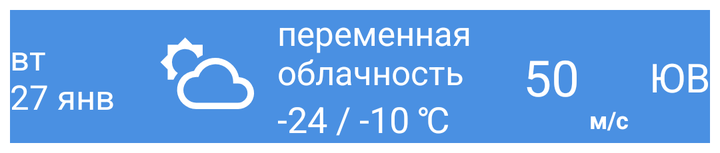
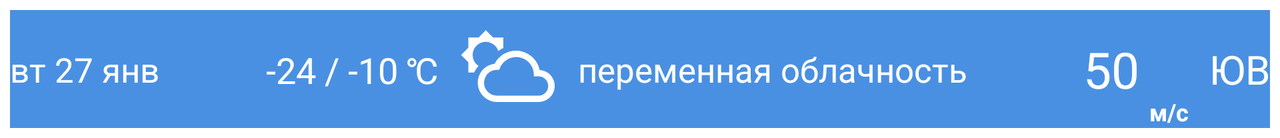

An Android layout and its configuration variant, each rendered on a device that would load it. The default file and the variant file are quoted in full after the pictures.
<!-- AndroidManifest.xml: application theme Theme.NatifeWeather -->
<!-- res/layout/list_forecast.xml -->
<?xml version="1.0" encoding="utf-8"?>
<androidx.constraintlayout.widget.ConstraintLayout
    xmlns:android="http://schemas.android.com/apk/res/android"
    xmlns:app="http://schemas.android.com/apk/res-auto"
    xmlns:tools="http://schemas.android.com/tools"
    android:layout_width="match_parent"
    android:layout_height="wrap_content"
    android:background="@color/blue"
    android:layout_margin="5sp"
    >

    <TextView
        android:id="@+id/date_list"
        android:layout_width="0dp"
        android:layout_height="wrap_content"
        android:text="вт\n27 янв"
        android:textColor="@color/white"
        android:textSize="17sp"

        app:layout_constraintBottom_toBottomOf="parent"
        app:layout_constraintStart_toStartOf="parent"
        app:layout_constraintTop_toTopOf="parent" />

    <androidx.constraintlayout.widget.ConstraintLayout
        android:id="@+id/details_field_list"
        android:layout_width="wrap_content"
        android:layout_height="wrap_content"
        app:layout_constraintBottom_toBottomOf="parent"
        app:layout_constraintEnd_toStartOf="@+id/wind_field_list"
        app:layout_constraintStart_toEndOf="@+id/date_list"
        app:layout_constraintTop_toTopOf="parent">

        <ImageView
            android:id="@+id/forecast_icon_list"
            android:layout_width="50sp"
            android:layout_height="50sp"
            android:src="@drawable/ic_white_day_cloudy"
            app:layout_constraintBottom_toBottomOf="parent"
            app:layout_constraintStart_toStartOf="parent"
            app:layout_constraintTop_toTopOf="parent"
            />

        <TextView
            android:id="@+id/temperature_field_list"
            android:layout_width="wrap_content"
            android:layout_height="wrap_content"
            android:text="-24 / -10 ℃"
            android:textColor="@color/white"
            android:textSize="18sp"
            app:layout_constraintBottom_toBottomOf="parent"
            app:layout_constraintStart_toEndOf="@+id/forecast_icon_list"
            app:layout_constraintTop_toBottomOf="@+id/description_field_list"
            android:layout_marginLeft="10sp"/>

        <TextView
            android:id="@+id/description_field_list"
            android:layout_width="wrap_content"
            android:layout_height="wrap_content"
            android:text="переменная\nоблачность"
            android:textColor="@color/white"
            android:textSize="17sp"
            app:layout_constraintStart_toEndOf="@+id/forecast_icon_list"
            app:layout_constraintTop_toTopOf="parent"
            android:layout_marginLeft="10sp"
            />
    </androidx.constraintlayout.widget.ConstraintLayout>

    <androidx.constraintlayout.widget.ConstraintLayout
        android:id="@+id/wind_field_list"
        android:layout_width="wrap_content"
        android:layout_height="wrap_content"
        app:layout_constraintBottom_toBottomOf="parent"
        app:layout_constraintEnd_toEndOf="parent"
        app:layout_constraintTop_toTopOf="parent">

        <TextView
            android:id="@+id/wind_speed_list"
            android:layout_width="wrap_content"
            android:layout_height="wrap_content"
            android:text="50"
            android:textColor="@color/white"
            android:textSize="25sp"
            android:layout_marginLeft="5sp"
            app:layout_constraintBottom_toBottomOf="parent"
            app:layout_constraintStart_toStartOf="parent"
            app:layout_constraintTop_toTopOf="parent" />

        <ImageView
            android:id="@+id/wind_icon_list"
            android:layout_width="30sp"
            android:layout_height="30sp"
            android:layout_marginLeft="5sp"
            app:layout_constraintStart_toEndOf="@id/wind_speed_list"
            app:layout_constraintTop_toTopOf="@id/wind_speed_list" />

        <TextView
            android:id="@+id/wind_units_list"
            android:layout_width="wrap_content"
            android:layout_height="wrap_content"
            android:text="м/с"
            android:textColor="@color/white"
            android:textSize="12sp"
            android:textStyle="bold"
            app:layout_constraintBottom_toBottomOf="parent"
            app:layout_constraintStart_toStartOf="@id/wind_icon_list"
            app:layout_constraintTop_toBottomOf="@id/wind_icon_list" />

        <TextView
            android:id="@+id/wind_direct_list"
            android:layout_width="wrap_content"
            android:layout_height="wrap_content"
            android:text="ЮВ"
            android:textColor="@color/white"
            android:textSize="20sp"
            app:layout_constraintBottom_toBottomOf="parent"
            app:layout_constraintStart_toEndOf="@id/wind_icon_list"
            app:layout_constraintTop_toTopOf="parent" />

    </androidx.constraintlayout.widget.ConstraintLayout>

</androidx.constraintlayout.widget.ConstraintLayout>
<!-- resources referenced by this layout -->
<resources>
  <color name="blue">#4A90E2</color>
  <color name="white">#FFFFFFFF</color>
  <!-- drawable ic_white_day_cloudy (drawable) -->
  <vector android:height="200dp" android:viewportHeight="36"
      android:viewportWidth="36" android:width="200dp" xmlns:android="http://schemas.android.com/apk/res/android">
      <path android:fillColor="#fff" android:pathData="M5.28,12.84A4.72,4.72 0,0 1,14.5 11.4a10.4,10.4 0,0 1,1.87 -1.12l-0.05,0V6.53H12.63L10,3.92 7.41,6.53H3.71v3.7L1.1,12.84l2.61,2.61v3.7H5.8a8.89,8.89 0,0 1,1.58 -2.38A4.73,4.73 0,0 1,5.28 12.84Z"/>
      <path android:fillColor="#fff" android:pathData="M29.39,18.25A8.66,8.66 0,0 0,14.59 14a8.28,8.28 0,0 0,-1.38 1.93A6.94,6.94 0,0 0,14 29.76L29,29.76a5.76,5.76 0,0 0,0.4 -11.51ZM28.99,27.45L14,27.45a4.62,4.62 0,0 1,-4.63 -4.62,4.58 4.58,0 0,1 0.27,-1.49 4.14,4.14 0,0 1,0.26 -0.61A4.59,4.59 0,0 1,14 18.2h0.82a6.48,6.48 0,0 1,1.54 -2.68,6.36 6.36,0 0,1 10.94,4.41v0.58L29,20.51a3.47,3.47 0,1 1,0 6.94Z"/>
  </vector>
  <style name="Theme.NatifeWeather" parent="Theme.MaterialComponents.DayNight.NoActionBar">
          
          <item name="colorPrimary">@color/purple_500</item>
          <item name="colorPrimaryVariant">@color/blue</item>
          <item name="colorOnPrimary">@color/white</item>
          
          <item name="colorSecondary">@color/teal_200</item>
          <item name="colorSecondaryVariant">@color/teal_700</item>
          <item name="colorOnSecondary">@color/black</item>
          
          <item name="android:statusBarColor" tools:targetApi="l">?attr/colorPrimaryVariant</item>
          
      </style>
  <color name="purple_500">#FF6200EE</color>
  <color name="teal_200">#FF03DAC5</color>
  <color name="teal_700">#FF018786</color>
  <color name="black">#FF000000</color>
</resources>
<!-- res/layout-land/list_forecast.xml (the repository's variant of the layout above) -->
<!-- drawn on the phone turned sideways -->
<?xml version="1.0" encoding="utf-8"?>
<androidx.constraintlayout.widget.ConstraintLayout
    xmlns:android="http://schemas.android.com/apk/res/android"
    xmlns:app="http://schemas.android.com/apk/res-auto"
    xmlns:tools="http://schemas.android.com/tools"
    android:layout_width="match_parent"
    android:layout_height="wrap_content"
    android:background="@color/blue"
    android:layout_margin="5sp"
    >

    <TextView
        android:id="@+id/date_list"
        android:layout_width="0dp"
        android:layout_height="wrap_content"
        android:text="вт\n27 янв"
        android:textColor="@color/white"
        android:textSize="17sp"
        android:singleLine="true"
        app:layout_constraintBottom_toBottomOf="parent"
        app:layout_constraintStart_toStartOf="parent"
        app:layout_constraintTop_toTopOf="parent" />

    <androidx.constraintlayout.widget.ConstraintLayout
        android:id="@+id/details_field_list"
        android:layout_width="wrap_content"
        android:layout_height="wrap_content"
        app:layout_constraintBottom_toBottomOf="parent"
        app:layout_constraintEnd_toStartOf="@+id/wind_field_list"
        app:layout_constraintStart_toEndOf="@+id/date_list"
        app:layout_constraintTop_toTopOf="parent">

        <ImageView
            android:id="@+id/forecast_icon_list"
            android:layout_width="50sp"
            android:layout_height="50sp"
            android:src="@drawable/ic_white_day_cloudy"
            app:layout_constraintBottom_toBottomOf="parent"
            app:layout_constraintStart_toEndOf="@id/temperature_field_list"
            app:layout_constraintTop_toTopOf="parent"
            android:layout_marginLeft="10sp"
            />

        <TextView
            android:id="@+id/temperature_field_list"
            android:layout_width="wrap_content"
            android:layout_height="wrap_content"
            android:text="-24 / -10 ℃"
            android:textColor="@color/white"
            android:textSize="18sp"
            app:layout_constraintBottom_toBottomOf="parent"
            app:layout_constraintStart_toStartOf="parent"
            app:layout_constraintTop_toTopOf="parent"
            />

        <TextView
            android:id="@+id/description_field_list"
            android:layout_width="wrap_content"
            android:layout_height="wrap_content"
            android:text="переменная\nоблачность"
            android:textColor="@color/white"
            android:textSize="17sp"
            android:singleLine="true"
            app:layout_constraintStart_toEndOf="@+id/forecast_icon_list"
            app:layout_constraintTop_toTopOf="parent"
            app:layout_constraintBottom_toBottomOf="parent"
            android:layout_marginStart="10sp"
            />
    </androidx.constraintlayout.widget.ConstraintLayout>

    <androidx.constraintlayout.widget.ConstraintLayout
        android:id="@+id/wind_field_list"
        android:layout_width="wrap_content"
        android:layout_height="wrap_content"
        app:layout_constraintBottom_toBottomOf="parent"
        app:layout_constraintEnd_toEndOf="parent"
        app:layout_constraintTop_toTopOf="parent">

        <TextView
            android:id="@+id/wind_speed_list"
            android:layout_width="wrap_content"
            android:layout_height="wrap_content"
            android:text="50"
            android:textColor="@color/white"
            android:textSize="25sp"
            android:layout_marginLeft="5sp"
            app:layout_constraintBottom_toBottomOf="parent"
            app:layout_constraintStart_toStartOf="parent"
            app:layout_constraintTop_toTopOf="parent" />

        <ImageView
            android:id="@+id/wind_icon_list"
            android:layout_width="30sp"
            android:layout_height="30sp"
            android:layout_marginLeft="5sp"
            app:layout_constraintStart_toEndOf="@id/wind_speed_list"
            app:layout_constraintTop_toTopOf="@id/wind_speed_list" />

        <TextView
            android:id="@+id/wind_units_list"
            android:layout_width="wrap_content"
            android:layout_height="wrap_content"
            android:text="м/с"
            android:textColor="@color/white"
            android:textSize="12sp"
            android:textStyle="bold"
            app:layout_constraintBottom_toBottomOf="parent"
            app:layout_constraintStart_toStartOf="@id/wind_icon_list"
            app:layout_constraintTop_toBottomOf="@id/wind_icon_list" />

        <TextView
            android:id="@+id/wind_direct_list"
            android:layout_width="wrap_content"
            android:layout_height="wrap_content"
            android:text="ЮВ"
            android:textColor="@color/white"
            android:textSize="20sp"
            app:layout_constraintBottom_toBottomOf="parent"
            app:layout_constraintStart_toEndOf="@id/wind_icon_list"
            app:layout_constraintTop_toTopOf="parent" />

    </androidx.constraintlayout.widget.ConstraintLayout>

</androidx.constraintlayout.widget.ConstraintLayout>
